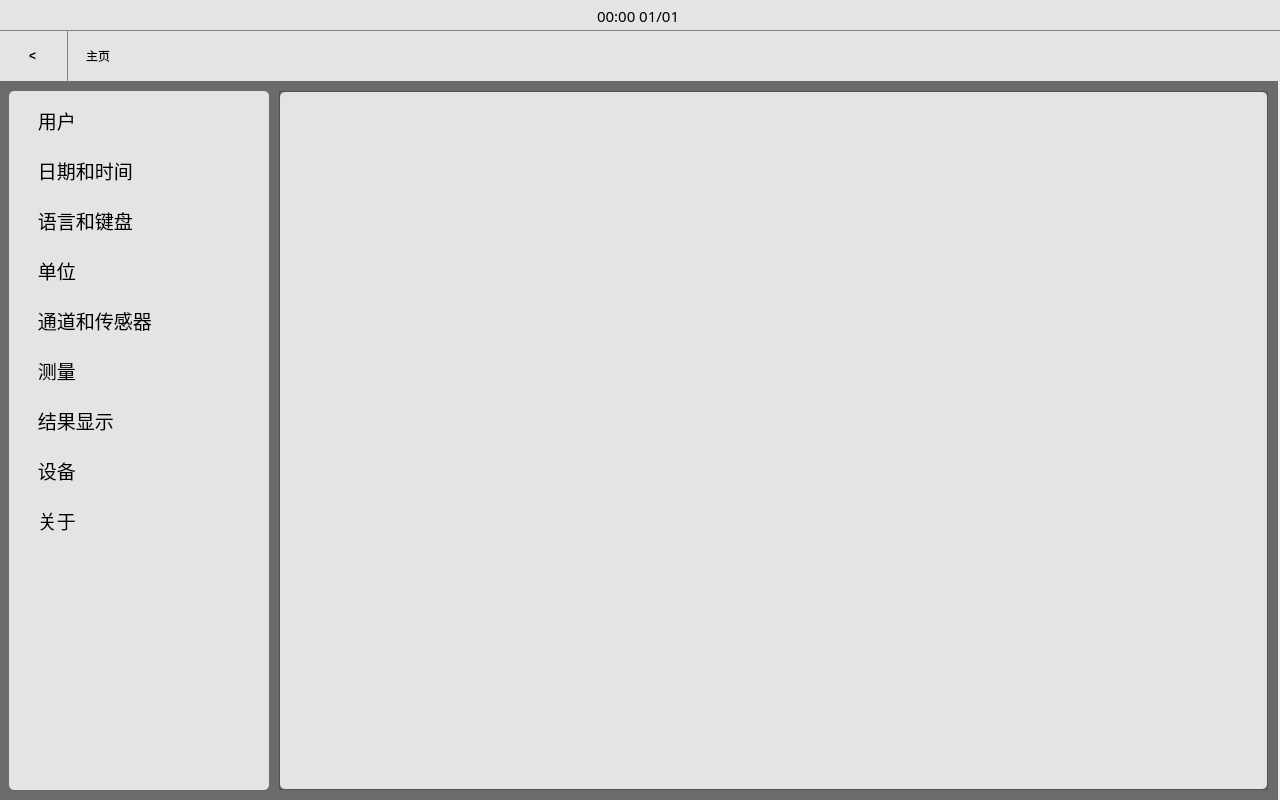
<?xml version="1.0" encoding="UTF-8"?>
<ui version="4.0">
 <class>SettingScreen</class>
 <widget class="QWidget" name="SettingScreen">
  <property name="geometry">
   <rect>
    <x>0</x>
    <y>0</y>
    <width>1280</width>
    <height>800</height>
   </rect>
  </property>
  <property name="minimumSize">
   <size>
    <width>1280</width>
    <height>800</height>
   </size>
  </property>
  <property name="maximumSize">
   <size>
    <width>1280</width>
    <height>800</height>
   </size>
  </property>
  <property name="styleSheet">
   <string notr="true"/>
  </property>
  <property name="SettingScreen" stdset="0">
   <string>Form</string>
  </property>
  <widget class="QWidget" name="verticalLayoutWidget">
   <property name="geometry">
    <rect>
     <x>-1</x>
     <y>-1</y>
     <width>1281</width>
     <height>801</height>
    </rect>
   </property>
   <layout class="QVBoxLayout" name="vbaseLayout" stretch="3,5,72">
    <property name="spacing">
     <number>0</number>
    </property>
    <item>
     <widget class="QFrame" name="base_statebar">
      <property name="styleSheet">
       <string notr="true">QFrame {
                                background-color: rgb(228, 228, 228)
                                }</string>
      </property>
      <property name="frameShape">
       <enum>QFrame::NoFrame</enum>
      </property>
      <property name="frameShadow">
       <enum>QFrame::Plain</enum>
      </property>
      <widget class="QWidget" name="horizontalLayoutWidget">
       <property name="geometry">
        <rect>
         <x>-1</x>
         <y>0</y>
         <width>1281</width>
         <height>33</height>
        </rect>
       </property>
       <layout class="QHBoxLayout" name="hstateLayout">
        <item>
         <widget class="QLabel" name="stateLabel_l">
          <property name="text">
           <string/>
          </property>
         </widget>
        </item>
        <item>
         <spacer name="hstatespace_l">
          <property name="orientation">
           <enum>Qt::Horizontal</enum>
          </property>
          <property name="sizeHint" stdset="0">
           <size>
            <width>40</width>
            <height>20</height>
           </size>
          </property>
         </spacer>
        </item>
        <item>
         <widget class="QLabel" name="stateLabel_datetime">
          <property name="font">
           <font>
            <family>微软雅黑</family>
            <pointsize>11</pointsize>
            <weight>50</weight>
            <bold>false</bold>
           </font>
          </property>
          <property name="text">
           <string>00:00 01/01</string>
          </property>
         </widget>
        </item>
        <item>
         <spacer name="hstatespace_r">
          <property name="orientation">
           <enum>Qt::Horizontal</enum>
          </property>
          <property name="sizeHint" stdset="0">
           <size>
            <width>40</width>
            <height>20</height>
           </size>
          </property>
         </spacer>
        </item>
        <item>
         <widget class="QLabel" name="stateLabel_r">
          <property name="text">
           <string/>
          </property>
         </widget>
        </item>
       </layout>
      </widget>
     </widget>
    </item>
    <item>
     <widget class="QFrame" name="base_navigationbar">
      <property name="styleSheet">
       <string notr="true">QFrame {
                                background-color: rgb(228, 228, 228);
                                border-top: 1px solid gray;
                                }</string>
      </property>
      <widget class="QWidget" name="horizontalLayoutWidget_2">
       <property name="geometry">
        <rect>
         <x>-1</x>
         <y>0</y>
         <width>1281</width>
         <height>52</height>
        </rect>
       </property>
       <layout class="QHBoxLayout" name="hnavigationLayout" stretch="0,121">
        <item>
         <widget class="QPushButton" name="naviBackBtn">
          <property name="minimumSize">
           <size>
            <width>70</width>
            <height>50</height>
           </size>
          </property>
          <property name="styleSheet">
           <string notr="true">QPushButton {
                                                border: none;
                                                background-color: rgb(228, 228, 228);
                                                color: black;
                                                padding: 5px;
                                                font: 18pt &quot;宋体&quot;;
                                                font-weight: bold;
                                                border-right:1px solid gray
                                                }</string>
          </property>
          <property name="text">
           <string>&lt;</string>
          </property>
         </widget>
        </item>
        <item>
         <widget class="QWidget" name="widget" native="true">
          <widget class="QWidget" name="horizontalLayoutWidget_3">
           <property name="geometry">
            <rect>
             <x>-1</x>
             <y>0</y>
             <width>1211</width>
             <height>52</height>
            </rect>
           </property>
           <layout class="QHBoxLayout" name="horizontalLayout">
            <item>
             <widget class="QPushButton" name="naviBtn_l">
              <property name="minimumSize">
               <size>
                <width>50</width>
                <height>50</height>
               </size>
              </property>
              <property name="sizeIncrement">
               <size>
                <width>0</width>
                <height>0</height>
               </size>
              </property>
              <property name="styleSheet">
               <string notr="true">QPushButton {
	font: 14pt &quot;微软雅黑&quot;;
	border: none;
	background-color: rgb(228, 228, 228);
}
</string>
              </property>
              <property name="text">
               <string>主页</string>
              </property>
             </widget>
            </item>
            <item>
             <widget class="QLabel" name="naviDirectoryBtn">
              <property name="styleSheet">
               <string notr="true">QLabel {
                                                                font: 14pt &quot;微软雅黑&quot;;
                                                                }</string>
              </property>
              <property name="text">
               <string/>
              </property>
             </widget>
            </item>
            <item>
             <spacer name="hNavilSpacer">
              <property name="orientation">
               <enum>Qt::Horizontal</enum>
              </property>
              <property name="sizeHint" stdset="0">
               <size>
                <width>40</width>
                <height>20</height>
               </size>
              </property>
             </spacer>
            </item>
            <item>
             <widget class="QPushButton" name="naviHelpBtn">
              <property name="minimumSize">
               <size>
                <width>50</width>
                <height>50</height>
               </size>
              </property>
              <property name="baseSize">
               <size>
                <width>40</width>
                <height>40</height>
               </size>
              </property>
              <property name="styleSheet">
               <string notr="true">QPushButton {
                                                                border: none;
                                                                background-color: rgb(228, 228,
                                                                228);
                                                                color: black;
                                                                padding: 5px;
                                                                }</string>
              </property>
              <property name="text">
               <string/>
              </property>
              <property name="icon">
               <iconset>
                <normalon>:/navigation/help/base_assets/help.png</normalon>
               </iconset>
              </property>
              <property name="iconSize">
               <size>
                <width>40</width>
                <height>40</height>
               </size>
              </property>
             </widget>
            </item>
            <item>
             <widget class="QPushButton" name="naviSettingBtn">
              <property name="minimumSize">
               <size>
                <width>50</width>
                <height>50</height>
               </size>
              </property>
              <property name="styleSheet">
               <string notr="true">QPushButton {
                                                                border: none;
                                                                background-color: rgb(228, 228,
                                                                228);
                                                                color: black;
                                                                padding: 5px;
                                                                }</string>
              </property>
              <property name="text">
               <string/>
              </property>
              <property name="icon">
               <iconset>
                <normalon>:/navigation/setting/base_assets/setting.png</normalon>
               </iconset>
              </property>
              <property name="iconSize">
               <size>
                <width>40</width>
                <height>40</height>
               </size>
              </property>
             </widget>
            </item>
            <item>
             <widget class="QPushButton" name="naviHamburgerBtn">
              <property name="minimumSize">
               <size>
                <width>50</width>
                <height>50</height>
               </size>
              </property>
              <property name="styleSheet">
               <string notr="true">QPushButton {
                                                                border: none;
                                                                background-color: rgb(228, 228,
                                                                228);
                                                                color: black;
                                                                padding: 5px;
                                                                }</string>
              </property>
              <property name="text">
               <string/>
              </property>
              <property name="icon">
               <iconset>
                <normalon>:/navigation/hamburger/base_assets/hamburger.png</normalon>
               </iconset>
              </property>
              <property name="iconSize">
               <size>
                <width>40</width>
                <height>40</height>
               </size>
              </property>
             </widget>
            </item>
            <item>
             <spacer name="hNavilMarginSpacer">
              <property name="orientation">
               <enum>Qt::Horizontal</enum>
              </property>
              <property name="sizeType">
               <enum>QSizePolicy::Fixed</enum>
              </property>
              <property name="sizeHint" stdset="0">
               <size>
                <width>20</width>
                <height>20</height>
               </size>
              </property>
             </spacer>
            </item>
           </layout>
          </widget>
         </widget>
        </item>
       </layout>
      </widget>
     </widget>
    </item>
    <item>
     <widget class="QWidget" name="base_workspace" native="true">
      <property name="minimumSize">
       <size>
        <width>1279</width>
        <height>719</height>
       </size>
      </property>
      <property name="maximumSize">
       <size>
        <width>1279</width>
        <height>719</height>
       </size>
      </property>
      <property name="styleSheet">
       <string notr="true">QWidget {
	background-color: rgb(105, 108, 105);
}</string>
      </property>
      <widget class="QWidget" name="setting_taskbar" native="true">
       <property name="geometry">
        <rect>
         <x>10</x>
         <y>10</y>
         <width>260</width>
         <height>699</height>
        </rect>
       </property>
       <property name="styleSheet">
        <string notr="true">QWidget {
	background-color: rgb(228, 228, 228);
	border-radius: 5px;
}</string>
       </property>
       <widget class="QWidget" name="verticalLayoutWidget_2">
        <property name="geometry">
         <rect>
          <x>4</x>
          <y>4</y>
          <width>262</width>
          <height>691</height>
         </rect>
        </property>
        <layout class="QVBoxLayout" name="verticalLayout_2">
         <property name="spacing">
          <number>0</number>
         </property>
         <item>
          <widget class="QPushButton" name="setting_userBtn">
           <property name="minimumSize">
            <size>
             <width>260</width>
             <height>50</height>
            </size>
           </property>
           <property name="maximumSize">
            <size>
             <width>260</width>
             <height>50</height>
            </size>
           </property>
           <property name="font">
            <font>
             <family>微软雅黑</family>
             <pointsize>14</pointsize>
            </font>
           </property>
           <property name="styleSheet">
            <string notr="true">QPushButton {
    text-align: left;
    padding-left: 20px; /* 可选：添加一些左边距，让文字不紧贴按钮边缘 */
}</string>
           </property>
           <property name="text">
            <string> 用户</string>
           </property>
           <property name="icon">
            <iconset resource="../../assets/assets.qrc">
             <normaloff>:/setting_assets/setting_assets/icon_setting_user_50.png</normaloff>:/setting_assets/setting_assets/icon_setting_user_50.png</iconset>
           </property>
           <property name="iconSize">
            <size>
             <width>35</width>
             <height>35</height>
            </size>
           </property>
          </widget>
         </item>
         <item>
          <widget class="QPushButton" name="setting_datetime">
           <property name="minimumSize">
            <size>
             <width>260</width>
             <height>50</height>
            </size>
           </property>
           <property name="maximumSize">
            <size>
             <width>260</width>
             <height>50</height>
            </size>
           </property>
           <property name="font">
            <font>
             <family>微软雅黑</family>
             <pointsize>14</pointsize>
            </font>
           </property>
           <property name="styleSheet">
            <string notr="true">QPushButton {
    text-align: left;
    padding-left: 20px; /* 可选：添加一些左边距，让文字不紧贴按钮边缘 */
}</string>
           </property>
           <property name="text">
            <string> 日期和时间</string>
           </property>
           <property name="icon">
            <iconset resource="../../assets/assets.qrc">
             <normaloff>:/setting_assets/setting_assets/icon_setting_datetime_50.png</normaloff>:/setting_assets/setting_assets/icon_setting_datetime_50.png</iconset>
           </property>
           <property name="iconSize">
            <size>
             <width>35</width>
             <height>35</height>
            </size>
           </property>
          </widget>
         </item>
         <item>
          <widget class="QPushButton" name="setting_language">
           <property name="minimumSize">
            <size>
             <width>260</width>
             <height>50</height>
            </size>
           </property>
           <property name="maximumSize">
            <size>
             <width>260</width>
             <height>50</height>
            </size>
           </property>
           <property name="font">
            <font>
             <family>微软雅黑</family>
             <pointsize>14</pointsize>
            </font>
           </property>
           <property name="styleSheet">
            <string notr="true">QPushButton {
    text-align: left;
    padding-left: 20px; /* 可选：添加一些左边距，让文字不紧贴按钮边缘 */
}
</string>
           </property>
           <property name="text">
            <string> 语言和键盘</string>
           </property>
           <property name="icon">
            <iconset resource="../../assets/assets.qrc">
             <normaloff>:/setting_assets/setting_assets/icon_setting_language_50.png</normaloff>:/setting_assets/setting_assets/icon_setting_language_50.png</iconset>
           </property>
           <property name="iconSize">
            <size>
             <width>35</width>
             <height>35</height>
            </size>
           </property>
          </widget>
         </item>
         <item>
          <widget class="QPushButton" name="setting_uint">
           <property name="minimumSize">
            <size>
             <width>260</width>
             <height>50</height>
            </size>
           </property>
           <property name="maximumSize">
            <size>
             <width>260</width>
             <height>50</height>
            </size>
           </property>
           <property name="font">
            <font>
             <family>微软雅黑</family>
             <pointsize>14</pointsize>
            </font>
           </property>
           <property name="styleSheet">
            <string notr="true">QPushButton {
    text-align: left;
    padding-left: 20px; /* 可选：添加一些左边距，让文字不紧贴按钮边缘 */
}
</string>
           </property>
           <property name="text">
            <string> 单位</string>
           </property>
           <property name="icon">
            <iconset resource="../../assets/assets.qrc">
             <normaloff>:/setting_assets/setting_assets/icon_setting_unit_50.png</normaloff>:/setting_assets/setting_assets/icon_setting_unit_50.png</iconset>
           </property>
           <property name="iconSize">
            <size>
             <width>35</width>
             <height>35</height>
            </size>
           </property>
          </widget>
         </item>
         <item>
          <widget class="QPushButton" name="setting_Channel">
           <property name="minimumSize">
            <size>
             <width>260</width>
             <height>50</height>
            </size>
           </property>
           <property name="maximumSize">
            <size>
             <width>260</width>
             <height>50</height>
            </size>
           </property>
           <property name="font">
            <font>
             <family>微软雅黑</family>
             <pointsize>14</pointsize>
            </font>
           </property>
           <property name="styleSheet">
            <string notr="true">QPushButton {
    text-align: left;
    padding-left: 20px; /* 可选：添加一些左边距，让文字不紧贴按钮边缘 */
}
</string>
           </property>
           <property name="text">
            <string> 通道和传感器</string>
           </property>
           <property name="icon">
            <iconset resource="../../assets/assets.qrc">
             <normaloff>:/setting_assets/setting_assets/icon_setting_connection_50.png</normaloff>:/setting_assets/setting_assets/icon_setting_connection_50.png</iconset>
           </property>
           <property name="iconSize">
            <size>
             <width>35</width>
             <height>35</height>
            </size>
           </property>
          </widget>
         </item>
         <item>
          <widget class="QPushButton" name="setting_Measurement">
           <property name="minimumSize">
            <size>
             <width>260</width>
             <height>50</height>
            </size>
           </property>
           <property name="maximumSize">
            <size>
             <width>260</width>
             <height>50</height>
            </size>
           </property>
           <property name="font">
            <font>
             <family>微软雅黑</family>
             <pointsize>14</pointsize>
            </font>
           </property>
           <property name="styleSheet">
            <string notr="true">QPushButton {
    text-align: left;
    padding-left: 20px; /* 可选：添加一些左边距，让文字不紧贴按钮边缘 */
}
</string>
           </property>
           <property name="text">
            <string> 测量</string>
           </property>
           <property name="icon">
            <iconset resource="../../assets/assets.qrc">
             <normaloff>:/setting_assets/setting_assets/icon_setting_measurement_50.png</normaloff>:/setting_assets/setting_assets/icon_setting_measurement_50.png</iconset>
           </property>
           <property name="iconSize">
            <size>
             <width>35</width>
             <height>35</height>
            </size>
           </property>
          </widget>
         </item>
         <item>
          <widget class="QPushButton" name="setting_Result">
           <property name="minimumSize">
            <size>
             <width>260</width>
             <height>50</height>
            </size>
           </property>
           <property name="maximumSize">
            <size>
             <width>260</width>
             <height>50</height>
            </size>
           </property>
           <property name="font">
            <font>
             <family>微软雅黑</family>
             <pointsize>14</pointsize>
            </font>
           </property>
           <property name="styleSheet">
            <string notr="true">QPushButton {
    text-align: left;
    padding-left: 20px; /* 可选：添加一些左边距，让文字不紧贴按钮边缘 */
}
</string>
           </property>
           <property name="text">
            <string> 结果显示</string>
           </property>
           <property name="icon">
            <iconset resource="../../assets/assets.qrc">
             <normaloff>:/setting_assets/setting_assets/icon_setting_results_50.png</normaloff>:/setting_assets/setting_assets/icon_setting_results_50.png</iconset>
           </property>
           <property name="iconSize">
            <size>
             <width>35</width>
             <height>35</height>
            </size>
           </property>
          </widget>
         </item>
         <item>
          <widget class="QPushButton" name="setting_Device">
           <property name="minimumSize">
            <size>
             <width>260</width>
             <height>50</height>
            </size>
           </property>
           <property name="maximumSize">
            <size>
             <width>260</width>
             <height>50</height>
            </size>
           </property>
           <property name="font">
            <font>
             <family>微软雅黑</family>
             <pointsize>14</pointsize>
            </font>
           </property>
           <property name="styleSheet">
            <string notr="true">QPushButton {
    text-align: left;
    padding-left: 20px; /* 可选：添加一些左边距，让文字不紧贴按钮边缘 */
}
</string>
           </property>
           <property name="text">
            <string> 设备</string>
           </property>
           <property name="icon">
            <iconset resource="../../assets/assets.qrc">
             <normaloff>:/setting_assets/setting_assets/icon_setting_device_50.png</normaloff>:/setting_assets/setting_assets/icon_setting_device_50.png</iconset>
           </property>
           <property name="iconSize">
            <size>
             <width>35</width>
             <height>35</height>
            </size>
           </property>
          </widget>
         </item>
         <item>
          <widget class="QPushButton" name="setting_About">
           <property name="minimumSize">
            <size>
             <width>260</width>
             <height>50</height>
            </size>
           </property>
           <property name="maximumSize">
            <size>
             <width>260</width>
             <height>50</height>
            </size>
           </property>
           <property name="font">
            <font>
             <family>微软雅黑</family>
             <pointsize>14</pointsize>
            </font>
           </property>
           <property name="styleSheet">
            <string notr="true">QPushButton {
    text-align: left;
    padding-left: 20px; /* 可选：添加一些左边距，让文字不紧贴按钮边缘 */
}
</string>
           </property>
           <property name="text">
            <string> 关于</string>
           </property>
           <property name="icon">
            <iconset resource="../../assets/assets.qrc">
             <normaloff>:/setting_assets/setting_assets/icon_setting_about_50.png</normaloff>:/setting_assets/setting_assets/icon_setting_about_50.png</iconset>
           </property>
           <property name="iconSize">
            <size>
             <width>35</width>
             <height>35</height>
            </size>
           </property>
          </widget>
         </item>
         <item>
          <spacer name="verticalSpacer">
           <property name="orientation">
            <enum>Qt::Vertical</enum>
           </property>
           <property name="sizeHint" stdset="0">
            <size>
             <width>20</width>
             <height>40</height>
            </size>
           </property>
          </spacer>
         </item>
        </layout>
       </widget>
      </widget>
      <widget class="QScrollArea" name="scrollArea">
       <property name="geometry">
        <rect>
         <x>280</x>
         <y>10</y>
         <width>989</width>
         <height>699</height>
        </rect>
       </property>
       <property name="minimumSize">
        <size>
         <width>989</width>
         <height>699</height>
        </size>
       </property>
       <property name="maximumSize">
        <size>
         <width>989</width>
         <height>699</height>
        </size>
       </property>
       <property name="widgetResizable">
        <bool>true</bool>
       </property>
       <widget class="QWidget" name="scrollAreaWidgetContents">
        <property name="geometry">
         <rect>
          <x>0</x>
          <y>0</y>
          <width>987</width>
          <height>697</height>
         </rect>
        </property>
        <property name="styleSheet">
         <string notr="true">QWidget {
	background-color: rgb(228, 228, 228);
	border-radius: 5px;
}</string>
        </property>
       </widget>
      </widget>
     </widget>
    </item>
   </layout>
   <zorder>base_navigationbar</zorder>
   <zorder>base_workspace</zorder>
   <zorder>base_statebar</zorder>
  </widget>
 </widget>
 <resources>
  <include location="../../assets/assets.qrc"/>
 </resources>
 <connections/>
</ui>
